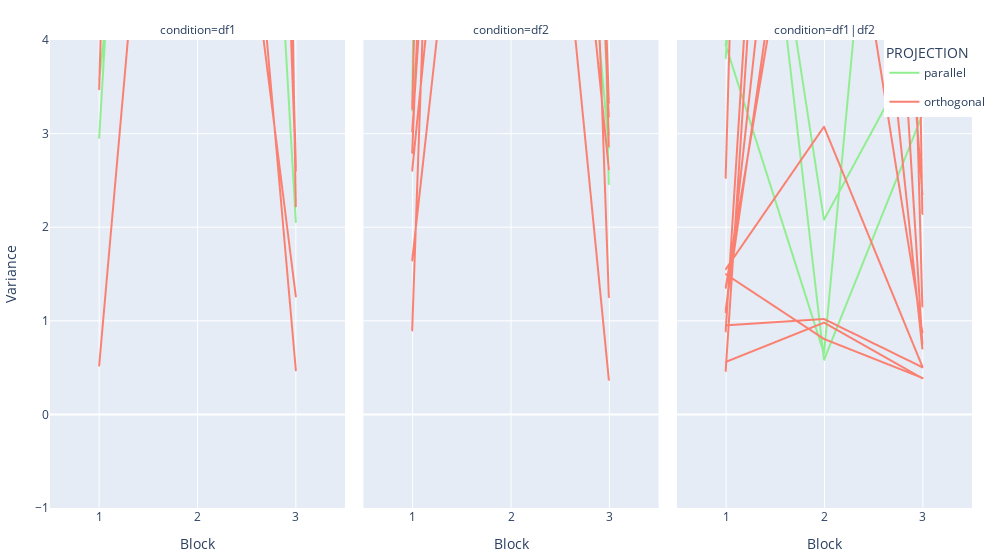

Here is the notebook cell this chart was saved with:
### Markdown cell above
## Projection variance per direction to UCM

###  For each participant

### Code cell
df_long = analysis.wide_to_long(df, ['parallel', 'orthogonal'], suffixes='variance', j='projection')
fig_proj_line = plot.generate_lines_plot(df_long, "variance", by='user', color_col='projection', category_orders={'condition': condition_display_order}, width=1000)
fig_proj_line.show()

### Figure 1 — Plotly figure (JSON) as saved in the notebook; plotly's stock layout.template omitted (floating-point values rounded to 4 significant figures)
{"data": [{"customdata": [[4, 2.954, 13, 1, "pre", 0], [4, 20.79, 13, 2, "df1", 1], [4, 17.23, 13, 3, "post", 2]], "hovertemplate": "projection=parallel<br>condition=df1<br>variance=%{customdata[1]:.3f}<br>participant=%{customdata[2]}<br>block=%{customdata[3]}<br>task=%{customdata[4]}<extra></extra>", "legendgroup": "parallel", "line": {"color": "lightgreen", "dash": "solid"}, "mode": "lines", "name": "parallel", "showlegend": true, "type": "scattergl", "x": [1, 2, 3], "xaxis": "x", "y": [2.954, 20.79, 17.23], "yaxis": "y"}, {"customdata": [[5, 196.3, 14, 1, "pre", 0], [5, 52.01, 14, 2, "df1", 1], [5, 28.92, 14, 3, "post", 2]], "hovertemplate": "projection=parallel<br>condition=df1<br>variance=%{customdata[1]:.3f}<br>participant=%{customdata[2]}<br>block=%{customdata[3]}<br>task=%{customdata[4]}<extra></extra>", "legendgroup": "parallel", "line": {"color": "lightgreen", "dash": "solid"}, "mode": "lines", "name": "parallel", "showlegend": false, "type": "scattergl", "x": [1, 2, 3], "xaxis": "x", "y": [196.3, 52.01, 28.92], "yaxis": "y"}, {"customdata": [[20, 21.51, 29, 1, "pre", 0], [20, 20.16, 29, 2, "df1", 1], [20, 2.055, 29, 3, "post", 2]], "hovertemplate": "projection=parallel<br>condition=df1<br>variance=%{customdata[1]:.3f}<br>participant=%{customdata[2]}<br>block=%{customdata[3]}<br>task=%{customdata[4]}<extra></extra>", "legendgroup": "parallel", "line": {"color": "lightgreen", "dash": "solid"}, "mode": "lines", "name": "parallel", "showlegend": false, "type": "scattergl", "x": [1, 2, 3], "xaxis": "x", "y": [21.51, 20.16, 2.055], "yaxis": "y"}, {"customdata": [[23, 7.079, 34, 1, "pre", 0], [23, 32.98, 34, 2, "df1", 1], [23, 4.308, 34, 3, "post", 2]], "hovertemplate": "projection=parallel<br>condition=df1<br>variance=%{customdata[1]:.3f}<br>participant=%{customdata[2]}<br>block=%{customdata[3]}<br>task=%{customdata[4]}<extra></extra>", "legendgroup": "parallel", "line": {"color": "lightgreen", "dash": "solid"}, "mode": "lines", "name": "parallel", "showlegend": false, "type": "scattergl", "x": [1, 2, 3], "xaxis": "x", "y": [7.079, 32.98, 4.308], "yaxis": "y"}, {"customdata": [[26, 148.8, 37, 1, "pre", 0], [26, 75.78, 37, 2, "df1", 1], [26, 255.4, 37, 3, "post", 2]], "hovertemplate": "projection=parallel<br>condition=df1<br>variance=%{customdata[1]:.3f}<br>participant=%{customdata[2]}<br>block=%{customdata[3]}<br>task=%{customdata[4]}<extra></extra>", "legendgroup": "parallel", "line": {"color": "lightgreen", "dash": "solid"}, "mode": "lines", "name": "parallel", "showlegend": false, "type": "scattergl", "x": [1, 2, 3], "xaxis": "x", "y": [148.8, 75.78, 255.4], "yaxis": "y"}, {"customdata": [[28, 3.574, 43, 1, "pre", 0], [28, 12.83, 43, 2, "df1", 1], [28, 9.561, 43, 3, "post", 2]], "hovertemplate": "projection=parallel<br>condition=df1<br>variance=%{customdata[1]:.3f}<br>participant=%{customdata[2]}<br>block=%{customdata[3]}<br>task=%{customdata[4]}<extra></extra>", "legendgroup": "parallel", "line": {"color": "lightgreen", "dash": "solid"}, "mode": "lines", "name": "parallel", "showlegend": false, "type": "scattergl", "x": [1, 2, 3], "xaxis": "x", "y": [3.574, 12.83, 9.561], "yaxis": "y"}, {"customdata": [[3, 63.65, 12, 1, "pre", 0], [3, 19.08, 12, 2, "df2", 1], [3, 77.37, 12, 3, "post", 2]], "hovertemplate": "projection=parallel<br>condition=df2<br>variance=%{customdata[1]:.3f}<br>participant=%{customdata[2]}<br>block=%{customdata[3]}<br>task=%{customdata[4]}<extra></extra>", "legendgroup": "parallel", "line": {"color": "lightgreen", "dash": "solid"}, "mode": "lines", "name": "parallel", "showlegend": false, "type": "scattergl", "x": [1, 2, 3], "xaxis": "x2", "y": [63.65, 19.08, 77.37], "yaxis": "y2"}, {"customdata": [[11, 5.845, 20, 1, "pre", 0], [11, 30.64, 20, 2, "df2", 1], [11, 2.989, 20, 3, "post", 2]], "hovertemplate": "projection=parallel<br>condition=df2<br>variance=%{customdata[1]:.3f}<br>participant=%{customdata[2]}<br>block=%{customdata[3]}<br>task=%{customdata[4]}<extra></extra>", "legendgroup": "parallel", "line": {"color": "lightgreen", "dash": "solid"}, "mode": "lines", "name": "parallel", "showlegend": false, "type": "scattergl", "x": [1, 2, 3], "xaxis": "x2", "y": [5.845, 30.64, 2.989], "yaxis": "y2"}, {"customdata": [[13, 24.37, 22, 1, "pre", 0], [13, 42.0, 22, 2, "df2", 1], [13, 14.54, 22, 3, "post", 2]], "hovertemplate": "projection=parallel<br>condition=df2<br>variance=%{customdata[1]:.3f}<br>participant=%{customdata[2]}<br>block=%{customdata[3]}<br>task=%{customdata[4]}<extra></extra>", "legendgroup": "parallel", "line": {"color": "lightgreen", "dash": "solid"}, "mode": "lines", "name": "parallel", "showlegend": false, "type": "scattergl", "x": [1, 2, 3], "xaxis": "x2", "y": [24.37, 42.0, 14.54], "yaxis": "y2"}, {"customdata": [[15, 3.336, 24, 1, "pre", 0], [15, 14.6, 24, 2, "df2", 1], [15, 2.848, 24, 3, "post", 2]], "hovertemplate": "projection=parallel<br>condition=df2<br>variance=%{customdata[1]:.3f}<br>participant=%{customdata[2]}<br>block=%{customdata[3]}<br>task=%{customdata[4]}<extra></extra>", "legendgroup": "parallel", "line": {"color": "lightgreen", "dash": "solid"}, "mode": "lines", "name": "parallel", "showlegend": false, "type": "scattergl", "x": [1, 2, 3], "xaxis": "x2", "y": [3.336, 14.6, 2.848], "yaxis": "y2"}, {"customdata": [[16, 3.246, 25, 1, "pre", 0], [16, 84.79, 25, 2, "df2", 1], [16, 4.878, 25, 3, "post", 2]], "hovertemplate": "projection=parallel<br>condition=df2<br>variance=%{customdata[1]:.3f}<br>participant=%{customdata[2]}<br>block=%{customdata[3]}<br>task=%{customdata[4]}<extra></extra>", "legendgroup": "parallel", "line": {"color": "lightgreen", "dash": "solid"}, "mode": "lines", "name": "parallel", "showlegend": false, "type": "scattergl", "x": [1, 2, 3], "xaxis": "x2", "y": [3.246, 84.79, 4.878], "yaxis": "y2"}, {"customdata": [[21, 7.634, 31, 1, "pre", 0], [21, 51.15, 31, 2, "df2", 1], [21, 2.459, 31, 3, "post", 2]], "hovertemplate": "projection=parallel<br>condition=df2<br>variance=%{customdata[1]:.3f}<br>participant=%{customdata[2]}<br>block=%{customdata[3]}<br>task=%{customdata[4]}<extra></extra>", "legendgroup": "parallel", "line": {"color": "lightgreen", "dash": "solid"}, "mode": "lines", "name": "parallel", "showlegend": false, "type": "scattergl", "x": [1, 2, 3], "xaxis": "x2", "y": [7.634, 51.15, 2.459], "yaxis": "y2"}, {"customdata": [[25, 12.88, 36, 1, "pre", 0], [25, 20.72, 36, 2, "df2", 1], [25, 5.064, 36, 3, "post", 2]], "hovertemplate": "projection=parallel<br>condition=df2<br>variance=%{customdata[1]:.3f}<br>participant=%{customdata[2]}<br>block=%{customdata[3]}<br>task=%{customdata[4]}<extra></extra>", "legendgroup": "parallel", "line": {"color": "lightgreen", "dash": "solid"}, "mode": "lines", "name": "parallel", "showlegend": false, "type": "scattergl", "x": [1, 2, 3], "xaxis": "x2", "y": [12.88, 20.72, 5.064], "yaxis": "y2"}, {"customdata": [[27, 15.2, 42, 1, "pre", 0], [27, 55.29, 42, 2, "df2", 1], [27, 12.2, 42, 3, "post", 2]], "hovertemplate": "projection=parallel<br>condition=df2<br>variance=%{customdata[1]:.3f}<br>participant=%{customdata[2]}<br>block=%{customdata[3]}<br>task=%{customdata[4]}<extra></extra>", "legendgroup": "parallel", "line": {"color": "lightgreen", "dash": "solid"}, "mode": "lines", "name": "parallel", "showlegend": false, "type": "scattergl", "x": [1, 2, 3], "xaxis": "x2", "y": [15.2, 55.29, 12.2], "yaxis": "y2"}, {"customdata": [[0, 3.804, 9, 1, "pre", 0], [0, 18.74, 9, 2, "df1|df2", 1], [0, 34.13, 9, 3, "post", 2]], "hovertemplate": "projection=parallel<br>condition=df1|df2<br>variance=%{customdata[1]:.3f}<br>participant=%{customdata[2]}<br>block=%{customdata[3]}<br>task=%{customdata[4]}<extra></extra>", "legendgroup": "parallel", "line": {"color": "lightgreen", "dash": "solid"}, "mode": "lines", "name": "parallel", "showlegend": false, "type": "scattergl", "x": [1, 2, 3], "xaxis": "x3", "y": [3.804, 18.74, 34.13], "yaxis": "y3"}, {"customdata": [[1, 25.78, 10, 1, "pre", 0], [1, 10.03, 10, 2, "df1|df2", 1], [1, 7.953, 10, 3, "post", 2]], "hovertemplate": "projection=parallel<br>condition=df1|df2<br>variance=%{customdata[1]:.3f}<br>participant=%{customdata[2]}<br>block=%{customdata[3]}<br>task=%{customdata[4]}<extra></extra>", "legendgroup": "parallel", "line": {"color": "lightgreen", "dash": "solid"}, "mode": "lines", "name": "parallel", "showlegend": false, "type": "scattergl", "x": [1, 2, 3], "xaxis": "x3", "y": [25.78, 10.03, 7.953], "yaxis": "y3"}, {"customdata": [[2, 20.68, 11, 1, "pre", 0], [2, 20.88, 11, 2, "df1|df2", 1], [2, 28.22, 11, 3, "post", 2]], "hovertemplate": "projection=parallel<br>condition=df1|df2<br>variance=%{customdata[1]:.3f}<br>participant=%{customdata[2]}<br>block=%{customdata[3]}<br>task=%{customdata[4]}<extra></extra>", "legendgroup": "parallel", "line": {"color": "lightgreen", "dash": "solid"}, "mode": "lines", "name": "parallel", "showlegend": false, "type": "scattergl", "x": [1, 2, 3], "xaxis": "x3", "y": [20.68, 20.88, 28.22], "yaxis": "y3"}, {"customdata": [[6, 20.04, 15, 1, "pre", 0], [6, 16.84, 15, 2, "df1|df2", 1], [6, 5.917, 15, 3, "post", 2]], "hovertemplate": "projection=parallel<br>condition=df1|df2<br>variance=%{customdata[1]:.3f}<br>participant=%{customdata[2]}<br>block=%{customdata[3]}<br>task=%{customdata[4]}<extra></extra>", "legendgroup": "parallel", "line": {"color": "lightgreen", "dash": "solid"}, "mode": "lines", "name": "parallel", "showlegend": false, "type": "scattergl", "x": [1, 2, 3], "xaxis": "x3", "y": [20.04, 16.84, 5.917], "yaxis": "y3"}, {"customdata": [[7, 38.48, 16, 1, "pre", 0], [7, 51.62, 16, 2, "df1|df2", 1], [7, 22.83, 16, 3, "post", 2]], "hovertemplate": "projection=parallel<br>condition=df1|df2<br>variance=%{customdata[1]:.3f}<br>participant=%{customdata[2]}<br>block=%{customdata[3]}<br>task=%{customdata[4]}<extra></extra>", "legendgroup": "parallel", "line": {"color": "lightgreen", "dash": "solid"}, "mode": "lines", "name": "parallel", "showlegend": false, "type": "scattergl", "x": [1, 2, 3], "xaxis": "x3", "y": [38.48, 51.62, 22.83], "yaxis": "y3"}, {"customdata": [[8, 3.935, 17, 1, "pre", 0], [8, 16.19, 17, 2, "df1|df2", 1], [8, 8.732, 17, 3, "post", 2]], "hovertemplate": "projection=parallel<br>condition=df1|df2<br>variance=%{customdata[1]:.3f}<br>participant=%{customdata[2]}<br>block=%{customdata[3]}<br>task=%{customdata[4]}<extra></extra>", "legendgroup": "parallel", "line": {"color": "lightgreen", "dash": "solid"}, "mode": "lines", "name": "parallel", "showlegend": false, "type": "scattergl", "x": [1, 2, 3], "xaxis": "x3", "y": [3.935, 16.19, 8.732], "yaxis": "y3"}, {"customdata": [[9, 7.188, 18, 1, "pre", 0], [9, 24.9, 18, 2, "df1|df2", 1], [9, 40.39, 18, 3, "post", 2]], "hovertemplate": "projection=parallel<br>condition=df1|df2<br>variance=%{customdata[1]:.3f}<br>participant=%{customdata[2]}<br>block=%{customdata[3]}<br>task=%{customdata[4]}<extra></extra>", "legendgroup": "parallel", "line": {"color": "lightgreen", "dash": "solid"}, "mode": "lines", "name": "parallel", "showlegend": false, "type": "scattergl", "x": [1, 2, 3], "xaxis": "x3", "y": [7.188, 24.9, 40.39], "yaxis": "y3"}, {"customdata": [[10, 8.905, 19, 1, "pre", 0], [10, 2.078, 19, 2, "df1|df2", 1], [10, 4.017, 19, 3, "post", 2]], "hovertemplate": "projection=parallel<br>condition=df1|df2<br>variance=%{customdata[1]:.3f}<br>participant=%{customdata[2]}<br>block=%{customdata[3]}<br>task=%{customdata[4]}<extra></extra>", "legendgroup": "parallel", "line": {"color": "lightgreen", "dash": "solid"}, "mode": "lines", "name": "parallel", "showlegend": false, "type": "scattergl", "x": [1, 2, 3], "xaxis": "x3", "y": [8.905, 2.078, 4.017], "yaxis": "y3"}, {"customdata": [[12, 3.948, 21, 1, "pre", 0], [12, 0.6518, 21, 2, "df1|df2", 1], [12, 11.92, 21, 3, "post", 2]], "hovertemplate": "projection=parallel<br>condition=df1|df2<br>variance=%{customdata[1]:.3f}<br>participant=%{customdata[2]}<br>block=%{customdata[3]}<br>task=%{customdata[4]}<extra></extra>", "legendgroup": "parallel", "line": {"color": "lightgreen", "dash": "solid"}, "mode": "lines", "name": "parallel", "showlegend": false, "type": "scattergl", "x": [1, 2, 3], "xaxis": "x3", "y": [3.948, 0.6518, 11.92], "yaxis": "y3"}, {"customdata": [[14, 5.437, 23, 1, "pre", 0], [14, 14.84, 23, 2, "df1|df2", 1], [14, 27.92, 23, 3, "post", 2]], "hovertemplate": "projection=parallel<br>condition=df1|df2<br>variance=%{customdata[1]:.3f}<br>participant=%{customdata[2]}<br>block=%{customdata[3]}<br>task=%{customdata[4]}<extra></extra>", "legendgroup": "parallel", "line": {"color": "lightgreen", "dash": "solid"}, "mode": "lines", "name": "parallel", "showlegend": false, "type": "scattergl", "x": [1, 2, 3], "xaxis": "x3", "y": [5.437, 14.84, 27.92], "yaxis": "y3"}, {"customdata": [[17, 9.682, 26, 1, "pre", 0], [17, 0.5819, 26, 2, "df1|df2", 1], [17, 3.2, 26, 3, "post", 2]], "hovertemplate": "projection=parallel<br>condition=df1|df2<br>variance=%{customdata[1]:.3f}<br>participant=%{customdata[2]}<br>block=%{customdata[3]}<br>task=%{customdata[4]}<extra></extra>", "legendgroup": "parallel", "line": {"color": "lightgreen", "dash": "solid"}, "mode": "lines", "name": "parallel", "showlegend": false, "type": "scattergl", "x": [1, 2, 3], "xaxis": "x3", "y": [9.682, 0.5819, 3.2], "yaxis": "y3"}, {"customdata": [[18, 8.439, 27, 1, "pre", 0], [18, 7.393, 27, 2, "df1|df2", 1], [18, 6.481, 27, 3, "post", 2]], "hovertemplate": "projection=parallel<br>condition=df1|df2<br>variance=%{customdata[1]:.3f}<br>participant=%{customdata[2]}<br>block=%{customdata[3]}<br>task=%{customdata[4]}<extra></extra>", "legendgroup": "parallel", "line": {"color": "lightgreen", "dash": "solid"}, "mode": "lines", "name": "parallel", "showlegend": false, "type": "scattergl", "x": [1, 2, 3], "xaxis": "x3", "y": [8.439, 7.393, 6.481], "yaxis": "y3"}, {"customdata": [[19, 7.173, 28, 1, "pre", 0], [19, 8.672, 28, 2, "df1|df2", 1], [19, 22.17, 28, 3, "post", 2]], "hovertemplate": "projection=parallel<br>condition=df1|df2<br>variance=%{customdata[1]:.3f}<br>participant=%{customdata[2]}<br>block=%{customdata[3]}<br>task=%{customdata[4]}<extra></extra>", "legendgroup": "parallel", "line": {"color": "lightgreen", "dash": "solid"}, "mode": "lines", "name": "parallel", "showlegend": false, "type": "scattergl", "x": [1, 2, 3], "xaxis": "x3", "y": [7.173, 8.672, 22.17], "yaxis": "y3"}, {"customdata": [[22, 11.66, 32, 1, "pre", 0], [22, 39.01, 32, 2, "df1|df2", 1], [22, 33.91, 32, 3, "post", 2]], "hovertemplate": "projection=parallel<br>condition=df1|df2<br>variance=%{customdata[1]:.3f}<br>participant=%{customdata[2]}<br>block=%{customdata[3]}<br>task=%{customdata[4]}<extra></extra>", "legendgroup": "parallel", "line": {"color": "lightgreen", "dash": "solid"}, "mode": "lines", "name": "parallel", "showlegend": false, "type": "scattergl", "x": [1, 2, 3], "xaxis": "x3", "y": [11.66, 39.01, 33.91], "yaxis": "y3"}, {"customdata": [[24, 10.45, 35, 1, "pre", 0], [24, 14.93, 35, 2, "df1|df2", 1], [24, 20.96, 35, 3, "post", 2]], "hovertemplate": "projection=parallel<br>condition=df1|df2<br>variance=%{customdata[1]:.3f}<br>participant=%{customdata[2]}<br>block=%{customdata[3]}<br>task=%{customdata[4]}<extra></extra>", "legendgroup": "parallel", "line": {"color": "lightgreen", "dash": "solid"}, "mode": "lines", "name": "parallel", "showlegend": false, "type": "scattergl", "x": [1, 2, 3], "xaxis": "x3", "y": [10.45, 14.93, 20.96], "yaxis": "y3"}, {"customdata": [[29, 41.85, 44, 1, "pre", 0], [29, 99.25, 44, 2, "df1|df2", 1], [29, 54.19, 44, 3, "post", 2]], "hovertemplate": "projection=parallel<br>condition=df1|df2<br>variance=%{customdata[1]:.3f}<br>participant=%{customdata[2]}<br>block=%{customdata[3]}<br>task=%{customdata[4]}<extra></extra>", "legendgroup": "parallel", "line": {"color": "lightgreen", "dash": "solid"}, "mode": "lines", "name": "parallel", "showlegend": false, "type": "scattergl", "x": [1, 2, 3], "xaxis": "x3", "y": [41.85, 99.25, 54.19], "yaxis": "y3"}, {"customdata": [[4, 16.15, 13, 1, "pre", 0], [4, 9.045, 13, 2, "df1", 1], [4, 4.326, 13, 3, "post", 2]], "hovertemplate": "projection=orthogonal<br>condition=df1<br>variance=%{customdata[1]:.3f}<br>participant=%{customdata[2]}<br>block=%{customdata[3]}<br>task=%{customdata[4]}<extra></extra>", "legendgroup": "orthogonal", "line": {"color": "salmon", "dash": "solid"}, "mode": "lines", "name": "orthogonal", "showlegend": true, "type": "scattergl", "x": [1, 2, 3], "xaxis": "x", "y": [16.15, 9.045, 4.326], "yaxis": "y"}, {"customdata": [[5, 16.5, 14, 1, "pre", 0], [5, 31.91, 14, 2, "df1", 1], [5, 2.601, 14, 3, "post", 2]], "hovertemplate": "projection=orthogonal<br>condition=df1<br>variance=%{customdata[1]:.3f}<br>participant=%{customdata[2]}<br>block=%{customdata[3]}<br>task=%{customdata[4]}<extra></extra>", "legendgroup": "orthogonal", "line": {"color": "salmon", "dash": "solid"}, "mode": "lines", "name": "orthogonal", "showlegend": false, "type": "scattergl", "x": [1, 2, 3], "xaxis": "x", "y": [16.5, 31.91, 2.601], "yaxis": "y"}, {"customdata": [[20, 0.521, 29, 1, "pre", 0], [20, 12.45, 29, 2, "df1", 1], [20, 0.4705, 29, 3, "post", 2]], "hovertemplate": "projection=orthogonal<br>condition=df1<br>variance=%{customdata[1]:.3f}<br>participant=%{customdata[2]}<br>block=%{customdata[3]}<br>task=%{customdata[4]}<extra></extra>", "legendgroup": "orthogonal", "line": {"color": "salmon", "dash": "solid"}, "mode": "lines", "name": "orthogonal", "showlegend": false, "type": "scattergl", "x": [1, 2, 3], "xaxis": "x", "y": [0.521, 12.45, 0.4705], "yaxis": "y"}, {"customdata": [[23, 3.474, 34, 1, "pre", 0], [23, 40.62, 34, 2, "df1", 1], [23, 2.65, 34, 3, "post", 2]], "hovertemplate": "projection=orthogonal<br>condition=df1<br>variance=%{customdata[1]:.3f}<br>participant=%{customdata[2]}<br>block=%{customdata[3]}<br>task=%{customdata[4]}<extra></extra>", "legendgroup": "orthogonal", "line": {"color": "salmon", "dash": "solid"}, "mode": "lines", "name": "orthogonal", "showlegend": false, "type": "scattergl", "x": [1, 2, 3], "xaxis": "x", "y": [3.474, 40.62, 2.65], "yaxis": "y"}, {"customdata": [[26, 5.812, 37, 1, "pre", 0], [26, 64.12, 37, 2, "df1", 1], [26, 2.223, 37, 3, "post", 2]], "hovertemplate": "projection=orthogonal<br>condition=df1<br>variance=%{customdata[1]:.3f}<br>participant=%{customdata[2]}<br>block=%{customdata[3]}<br>task=%{customdata[4]}<extra></extra>", "legendgroup": "orthogonal", "line": {"color": "salmon", "dash": "solid"}, "mode": "lines", "name": "orthogonal", "showlegend": false, "type": "scattergl", "x": [1, 2, 3], "xaxis": "x", "y": [5.812, 64.12, 2.223], "yaxis": "y"}, {"customdata": [[28, 4.38, 43, 1, "pre", 0], [28, 9.626, 43, 2, "df1", 1], [28, 1.259, 43, 3, "post", 2]], "hovertemplate": "projection=orthogonal<br>condition=df1<br>variance=%{customdata[1]:.3f}<br>participant=%{customdata[2]}<br>block=%{customdata[3]}<br>task=%{customdata[4]}<extra></extra>", "legendgroup": "orthogonal", "line": {"color": "salmon", "dash": "solid"}, "mode": "lines", "name": "orthogonal", "showlegend": false, "type": "scattergl", "x": [1, 2, 3], "xaxis": "x", "y": [4.38, 9.626, 1.259], "yaxis": "y"}, {"customdata": [[3, 2.602, 12, 1, "pre", 0], [3, 13.02, 12, 2, "df2", 1], [3, 2.617, 12, 3, "post", 2]], "hovertemplate": "projection=orthogonal<br>condition=df2<br>variance=%{customdata[1]:.3f}<br>participant=%{customdata[2]}<br>block=%{customdata[3]}<br>task=%{customdata[4]}<extra></extra>", "legendgroup": "orthogonal", "line": {"color": "salmon", "dash": "solid"}, "mode": "lines", "name": "orthogonal", "showlegend": false, "type": "scattergl", "x": [1, 2, 3], "xaxis": "x2", "y": [2.602, 13.02, 2.617], "yaxis": "y2"}, {"customdata": [[11, 3.018, 20, 1, "pre", 0], [11, 18.78, 20, 2, "df2", 1], [11, 4.464, 20, 3, "post", 2]], "hovertemplate": "projection=orthogonal<br>condition=df2<br>variance=%{customdata[1]:.3f}<br>participant=%{customdata[2]}<br>block=%{customdata[3]}<br>task=%{customdata[4]}<extra></extra>", "legendgroup": "orthogonal", "line": {"color": "salmon", "dash": "solid"}, "mode": "lines", "name": "orthogonal", "showlegend": false, "type": "scattergl", "x": [1, 2, 3], "xaxis": "x2", "y": [3.018, 18.78, 4.464], "yaxis": "y2"}, {"customdata": [[13, 14.1, 22, 1, "pre", 0], [13, 34.07, 22, 2, "df2", 1], [13, 26.02, 22, 3, "post", 2]], "hovertemplate": "projection=orthogonal<br>condition=df2<br>variance=%{customdata[1]:.3f}<br>participant=%{customdata[2]}<br>block=%{customdata[3]}<br>task=%{customdata[4]}<extra></extra>", "legendgroup": "orthogonal", "line": {"color": "salmon", "dash": "solid"}, "mode": "lines", "name": "orthogonal", "showlegend": false, "type": "scattergl", "x": [1, 2, 3], "xaxis": "x2", "y": [14.1, 34.07, 26.02], "yaxis": "y2"}, {"customdata": [[15, 1.644, 24, 1, "pre", 0], [15, 11.09, 24, 2, "df2", 1], [15, 0.3684, 24, 3, "post", 2]], "hovertemplate": "projection=orthogonal<br>condition=df2<br>variance=%{customdata[1]:.3f}<br>participant=%{customdata[2]}<br>block=%{customdata[3]}<br>task=%{customdata[4]}<extra></extra>", "legendgroup": "orthogonal", "line": {"color": "salmon", "dash": "solid"}, "mode": "lines", "name": "orthogonal", "showlegend": false, "type": "scattergl", "x": [1, 2, 3], "xaxis": "x2", "y": [1.644, 11.09, 0.3684], "yaxis": "y2"}, {"customdata": [[16, 3.261, 25, 1, "pre", 0], [16, 43.87, 25, 2, "df2", 1], [16, 2.864, 25, 3, "post", 2]], "hovertemplate": "projection=orthogonal<br>condition=df2<br>variance=%{customdata[1]:.3f}<br>participant=%{customdata[2]}<br>block=%{customdata[3]}<br>task=%{customdata[4]}<extra></extra>", "legendgroup": "orthogonal", "line": {"color": "salmon", "dash": "solid"}, "mode": "lines", "name": "orthogonal", "showlegend": false, "type": "scattergl", "x": [1, 2, 3], "xaxis": "x2", "y": [3.261, 43.87, 2.864], "yaxis": "y2"}, {"customdata": [[21, 0.8967, 31, 1, "pre", 0], [21, 30.93, 31, 2, "df2", 1], [21, 1.252, 31, 3, "post", 2]], "hovertemplate": "projection=orthogonal<br>condition=df2<br>variance=%{customdata[1]:.3f}<br>participant=%{customdata[2]}<br>block=%{customdata[3]}<br>task=%{customdata[4]}<extra></extra>", "legendgroup": "orthogonal", "line": {"color": "salmon", "dash": "solid"}, "mode": "lines", "name": "orthogonal", "showlegend": false, "type": "scattergl", "x": [1, 2, 3], "xaxis": "x2", "y": [0.8967, 30.93, 1.252], "yaxis": "y2"}, {"customdata": [[25, 2.791, 36, 1, "pre", 0], [25, 27.71, 36, 2, "df2", 1], [25, 3.184, 36, 3, "post", 2]], "hovertemplate": "projection=orthogonal<br>condition=df2<br>variance=%{customdata[1]:.3f}<br>participant=%{customdata[2]}<br>block=%{customdata[3]}<br>task=%{customdata[4]}<extra></extra>", "legendgroup": "orthogonal", "line": {"color": "salmon", "dash": "solid"}, "mode": "lines", "name": "orthogonal", "showlegend": false, "type": "scattergl", "x": [1, 2, 3], "xaxis": "x2", "y": [2.791, 27.71, 3.184], "yaxis": "y2"}, {"customdata": [[27, 5.198, 42, 1, "pre", 0], [27, 34.4, 42, 2, "df2", 1], [27, 3.331, 42, 3, "post", 2]], "hovertemplate": "projection=orthogonal<br>condition=df2<br>variance=%{customdata[1]:.3f}<br>participant=%{customdata[2]}<br>block=%{customdata[3]}<br>task=%{customdata[4]}<extra></extra>", "legendgroup": "orthogonal", "line": {"color": "salmon", "dash": "solid"}, "mode": "lines", "name": "orthogonal", "showlegend": false, "type": "scattergl", "x": [1, 2, 3], "xaxis": "x2", "y": [5.198, 34.4, 3.331], "yaxis": "y2"}, {"customdata": [[0, 0.4635, 9, 1, "pre", 0], [0, 16.51, 9, 2, "df1|df2", 1], [0, 2.353, 9, 3, "post", 2]], "hovertemplate": "projection=orthogonal<br>condition=df1|df2<br>variance=%{customdata[1]:.3f}<br>participant=%{customdata[2]}<br>block=%{customdata[3]}<br>task=%{customdata[4]}<extra></extra>", "legendgroup": "orthogonal", "line": {"color": "salmon", "dash": "solid"}, "mode": "lines", "name": "orthogonal", "showlegend": false, "type": "scattergl", "x": [1, 2, 3], "xaxis": "x3", "y": [0.4635, 16.51, 2.353], "yaxis": "y3"}, {"customdata": [[1, 1.351, 10, 1, "pre", 0], [1, 7.61, 10, 2, "df1|df2", 1], [1, 5.261, 10, 3, "post", 2]], "hovertemplate": "projection=orthogonal<br>condition=df1|df2<br>variance=%{customdata[1]:.3f}<br>participant=%{customdata[2]}<br>block=%{customdata[3]}<br>task=%{customdata[4]}<extra></extra>", "legendgroup": "orthogonal", "line": {"color": "salmon", "dash": "solid"}, "mode": "lines", "name": "orthogonal", "showlegend": false, "type": "scattergl", "x": [1, 2, 3], "xaxis": "x3", "y": [1.351, 7.61, 5.261], "yaxis": "y3"}, {"customdata": [[2, 2.526, 11, 1, "pre", 0], [2, 39.74, 11, 2, "df1|df2", 1], [2, 1.152, 11, 3, "post", 2]], "hovertemplate": "projection=orthogonal<br>condition=df1|df2<br>variance=%{customdata[1]:.3f}<br>participant=%{customdata[2]}<br>block=%{customdata[3]}<br>task=%{customdata[4]}<extra></extra>", "legendgroup": "orthogonal", "line": {"color": "salmon", "dash": "solid"}, "mode": "lines", "name": "orthogonal", "showlegend": false, "type": "scattergl", "x": [1, 2, 3], "xaxis": "x3", "y": [2.526, 39.74, 1.152], "yaxis": "y3"}, {"customdata": [[6, 8.526, 15, 1, "pre", 0], [6, 25.59, 15, 2, "df1|df2", 1], [6, 16.23, 15, 3, "post", 2]], "hovertemplate": "projection=orthogonal<br>condition=df1|df2<br>variance=%{customdata[1]:.3f}<br>participant=%{customdata[2]}<br>block=%{customdata[3]}<br>task=%{customdata[4]}<extra></extra>", "legendgroup": "orthogonal", "line": {"color": "salmon", "dash": "solid"}, "mode": "lines", "name": "orthogonal", "showlegend": false, "type": "scattergl", "x": [1, 2, 3], "xaxis": "x3", "y": [8.526, 25.59, 16.23], "yaxis": "y3"}, {"customdata": [[7, 4.106, 16, 1, "pre", 0], [7, 18.31, 16, 2, "df1|df2", 1], [7, 3.774, 16, 3, "post", 2]], "hovertemplate": "projection=orthogonal<br>condition=df1|df2<br>variance=%{customdata[1]:.3f}<br>participant=%{customdata[2]}<br>block=%{customdata[3]}<br>task=%{customdata[4]}<extra></extra>", "legendgroup": "orthogonal", "line": {"color": "salmon", "dash": "solid"}, "mode": "lines", "name": "orthogonal", "showlegend": false, "type": "scattergl", "x": [1, 2, 3], "xaxis": "x3", "y": [4.106, 18.31, 3.774], "yaxis": "y3"}, {"customdata": [[8, 5.448, 17, 1, "pre", 0], [8, 7.49, 17, 2, "df1|df2", 1], [8, 0.8801, 17, 3, "post", 2]], "hovertemplate": "projection=orthogonal<br>condition=df1|df2<br>variance=%{customdata[1]:.3f}<br>participant=%{customdata[2]}<br>block=%{customdata[3]}<br>task=%{customdata[4]}<extra></extra>", "legendgroup": "orthogonal", "line": {"color": "salmon", "dash": "solid"}, "mode": "lines", "name": "orthogonal", "showlegend": false, "type": "scattergl", "x": [1, 2, 3], "xaxis": "x3", "y": [5.448, 7.49, 0.8801], "yaxis": "y3"}, {"customdata": [[9, 0.8855, 18, 1, "pre", 0], [9, 17.69, 18, 2, "df1|df2", 1], [9, 0.7532, 18, 3, "post", 2]], "hovertemplate": "projection=orthogonal<br>condition=df1|df2<br>variance=%{customdata[1]:.3f}<br>participant=%{customdata[2]}<br>block=%{customdata[3]}<br>task=%{customdata[4]}<extra></extra>", "legendgroup": "orthogonal", "line": {"color": "salmon", "dash": "solid"}, "mode": "lines", "name": "orthogonal", "showlegend": false, "type": "scattergl", "x": [1, 2, 3], "xaxis": "x3", "y": [0.8855, 17.69, 0.7532], "yaxis": "y3"}, {"customdata": [[10, 1.499, 19, 1, "pre", 0], [10, 0.8057, 19, 2, "df1|df2", 1], [10, 0.3899, 19, 3, "post", 2]], "hovertemplate": "projection=orthogonal<br>condition=df1|df2<br>variance=%{customdata[1]:.3f}<br>participant=%{customdata[2]}<br>block=%{customdata[3]}<br>task=%{customdata[4]}<extra></extra>", "legendgroup": "orthogonal", "line": {"color": "salmon", "dash": "solid"}, "mode": "lines", "name": "orthogonal", "showlegend": false, "type": "scattergl", "x": [1, 2, 3], "xaxis": "x3", "y": [1.499, 0.8057, 0.3899], "yaxis": "y3"}, {"customdata": [[12, 0.5603, 21, 1, "pre", 0], [12, 0.9808, 21, 2, "df1|df2", 1], [12, 0.3859, 21, 3, "post", 2]], "hovertemplate": "projection=orthogonal<br>condition=df1|df2<br>variance=%{customdata[1]:.3f}<br>participant=%{customdata[2]}<br>block=%{customdata[3]}<br>task=%{customdata[4]}<extra></extra>", "legendgroup": "orthogonal", "line": {"color": "salmon", "dash": "solid"}, "mode": "lines", "name": "orthogonal", "showlegend": false, "type": "scattergl", "x": [1, 2, 3], "xaxis": "x3", "y": [0.5603, 0.9808, 0.3859], "yaxis": "y3"}, {"customdata": [[14, 1.088, 23, 1, "pre", 0], [14, 10.66, 23, 2, "df1|df2", 1], [14, 0.7022, 23, 3, "post", 2]], "hovertemplate": "projection=orthogonal<br>condition=df1|df2<br>variance=%{customdata[1]:.3f}<br>participant=%{customdata[2]}<br>block=%{customdata[3]}<br>task=%{customdata[4]}<extra></extra>", "legendgroup": "orthogonal", "line": {"color": "salmon", "dash": "solid"}, "mode": "lines", "name": "orthogonal", "showlegend": false, "type": "scattergl", "x": [1, 2, 3], "xaxis": "x3", "y": [1.088, 10.66, 0.7022], "yaxis": "y3"}, {"customdata": [[17, 0.9515, 26, 1, "pre", 0], [17, 1.019, 26, 2, "df1|df2", 1], [17, 0.5037, 26, 3, "post", 2]], "hovertemplate": "projection=orthogonal<br>condition=df1|df2<br>variance=%{customdata[1]:.3f}<br>participant=%{customdata[2]}<br>block=%{customdata[3]}<br>task=%{customdata[4]}<extra></extra>", "legendgroup": "orthogonal", "line": {"color": "salmon", "dash": "solid"}, "mode": "lines", "name": "orthogonal", "showlegend": false, "type": "scattergl", "x": [1, 2, 3], "xaxis": "x3", "y": [0.9515, 1.019, 0.5037], "yaxis": "y3"}, {"customdata": [[18, 1.551, 27, 1, "pre", 0], [18, 3.074, 27, 2, "df1|df2", 1], [18, 0.5118, 27, 3, "post", 2]], "hovertemplate": "projection=orthogonal<br>condition=df1|df2<br>variance=%{customdata[1]:.3f}<br>participant=%{customdata[2]}<br>block=%{customdata[3]}<br>task=%{customdata[4]}<extra></extra>", "legendgroup": "orthogonal", "line": {"color": "salmon", "dash": "solid"}, "mode": "lines", "name": "orthogonal", "showlegend": false, "type": "scattergl", "x": [1, 2, 3], "xaxis": "x3", "y": [1.551, 3.074, 0.5118], "yaxis": "y3"}, {"customdata": [[19, 1.117, 28, 1, "pre", 0], [19, 8.407, 28, 2, "df1|df2", 1], [19, 3.185, 28, 3, "post", 2]], "hovertemplate": "projection=orthogonal<br>condition=df1|df2<br>variance=%{customdata[1]:.3f}<br>participant=%{customdata[2]}<br>block=%{customdata[3]}<br>task=%{customdata[4]}<extra></extra>", "legendgroup": "orthogonal", "line": {"color": "salmon", "dash": "solid"}, "mode": "lines", "name": "orthogonal", "showlegend": false, "type": "scattergl", "x": [1, 2, 3], "xaxis": "x3", "y": [1.117, 8.407, 3.185], "yaxis": "y3"}, {"customdata": [[22, 47.98, 32, 1, "pre", 0], [22, 14.32, 32, 2, "df1|df2", 1], [22, 3.885, 32, 3, "post", 2]], "hovertemplate": "projection=orthogonal<br>condition=df1|df2<br>variance=%{customdata[1]:.3f}<br>participant=%{customdata[2]}<br>block=%{customdata[3]}<br>task=%{customdata[4]}<extra></extra>", "legendgroup": "orthogonal", "line": {"color": "salmon", "dash": "solid"}, "mode": "lines", "name": "orthogonal", "showlegend": false, "type": "scattergl", "x": [1, 2, 3], "xaxis": "x3", "y": [47.98, 14.32, 3.885], "yaxis": "y3"}, {"customdata": [[24, 21.99, 35, 1, "pre", 0], [24, 25.68, 35, 2, "df1|df2", 1], [24, 9.22, 35, 3, "post", 2]], "hovertemplate": "projection=orthogonal<br>condition=df1|df2<br>variance=%{customdata[1]:.3f}<br>participant=%{customdata[2]}<br>block=%{customdata[3]}<br>task=%{customdata[4]}<extra></extra>", "legendgroup": "orthogonal", "line": {"color": "salmon", "dash": "solid"}, "mode": "lines", "name": "orthogonal", "showlegend": false, "type": "scattergl", "x": [1, 2, 3], "xaxis": "x3", "y": [21.99, 25.68, 9.22], "yaxis": "y3"}, {"customdata": [[29, 16.94, 44, 1, "pre", 0], [29, 67.81, 44, 2, "df1|df2", 1], [29, 2.141, 44, 3, "post", 2]], "hovertemplate": "projection=orthogonal<br>condition=df1|df2<br>variance=%{customdata[1]:.3f}<br>participant=%{customdata[2]}<br>block=%{customdata[3]}<br>task=%{customdata[4]}<extra></extra>", "legendgroup": "orthogonal", "line": {"color": "salmon", "dash": "solid"}, "mode": "lines", "name": "orthogonal", "showlegend": false, "type": "scattergl", "x": [1, 2, 3], "xaxis": "x3", "y": [16.94, 67.81, 2.141], "yaxis": "y3"}], "layout": {"annotations": [{"font": {}, "showarrow": false, "text": "condition=df1", "x": 0.16, "xanchor": "center", "xref": "paper", "y": 1, "yanchor": "bottom", "yref": "paper"}, {"font": {}, "showarrow": false, "text": "condition=df2", "x": 0.5, "xanchor": "center", "xref": "paper", "y": 1, "yanchor": "bottom", "yref": "paper"}, {"font": {}, "showarrow": false, "text": "condition=df1|df2", "x": 0.84, "xanchor": "center", "xref": "paper", "y": 1, "yanchor": "bottom", "yref": "paper"}], "legend": {"orientation": "v", "title": {"text": "PROJECTION"}, "xanchor": "right", "yanchor": "top"}, "margin": {"b": 40, "l": 40, "r": 10, "t": 40}, "width": 1000, "xaxis": {"anchor": "y", "domain": [0, 0.32], "range": [0.5, 3.5], "tickvals": [1, 2, 3], "title": {"text": "Block"}}, "xaxis2": {"anchor": "y2", "domain": [0.34, 0.66], "matches": "x", "range": [0.5, 3.5], "tickvals": [1, 2, 3], "title": {"text": "Block"}}, "xaxis3": {"anchor": "y3", "domain": [0.68, 1.0], "matches": "x", "range": [0.5, 3.5], "tickvals": [1, 2, 3], "title": {"text": "Block"}}, "yaxis": {"anchor": "x", "domain": [0, 1], "title": {"text": "Variance"}}, "yaxis2": {"anchor": "x2", "domain": [0, 1], "matches": "y", "showticklabels": false}, "yaxis3": {"anchor": "x3", "domain": [0, 1], "matches": "y", "showticklabels": false}}}
